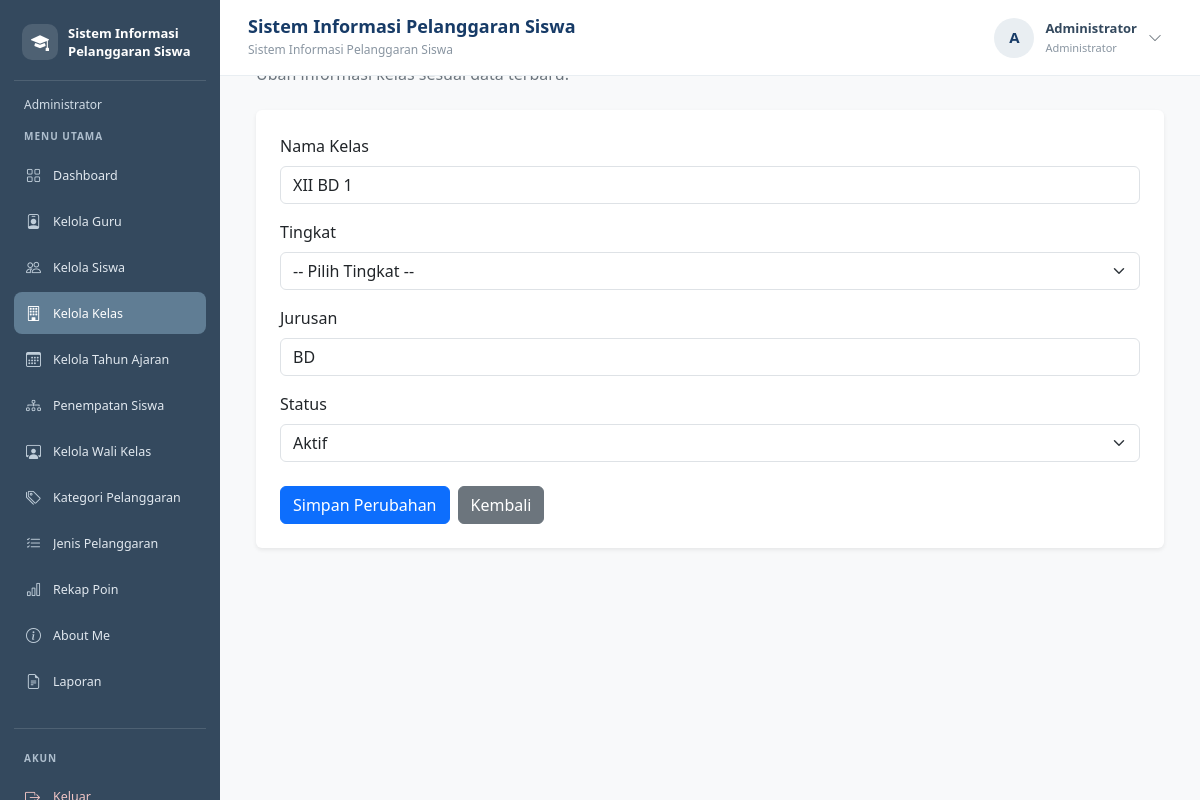
/edit_kelas.php?id=48 (signed in), run on the app's committed database.
### tables this page shows
CREATE TABLE `t_kelas` (
  `id` int(11) NOT NULL,
  `nama` varchar(100) NOT NULL,
  `tingkat` varchar(20) NOT NULL,
  `jurusan` varchar(100) NOT NULL,
  `status_aktif` tinyint(1) NOT NULL,
  `created_at` timestamp NULL DEFAULT current_timestamp(),
  `updated_at` timestamp NULL DEFAULT current_timestamp()
);

### edit_kelas.php (the view, shortened to what this page needs)
<?php
include "config/koneksi.php";
$id = isset($_GET['id']) ? (int) $_GET['id'] : 0;
$stmt = mysqli_prepare(
    $koneksi,
    "SELECT id, nama, tingkat, jurusan, status_aktif
     FROM t_kelas
     WHERE id = ?"
);
mysqli_stmt_bind_param($stmt, "i", $id);
mysqli_stmt_execute($stmt);
$hasil = mysqli_stmt_get_result($stmt);
$kelas = mysqli_fetch_assoc($hasil);
$nama = $kelas['nama'];
$jurusan = $kelas['jurusan'];
$status_aktif = (string) $kelas['status_aktif'];
?>
<!DOCTYPE html>
<html lang="id">
<head>
    <link href="https://cdn.jsdelivr.net/npm/bootstrap@5.3.8/dist/css/bootstrap.min.css"
          rel="stylesheet">
</head>
<body class="bg-light">
<?php include "includes/sidebar.php"; ?>
<?php include "includes/navbar.php"; ?>
<div class="konten-utama">
    <div class="container-fluid">
        <div class="mb-4">
            <h3 class="fw-bold mb-1">Edit Data Kelas</h3>
            <p class="text-secondary mb-0">
            </p>
        </div>
        <div class="card border-0 shadow-sm">
            <div class="card-body p-4">
                <form method="POST">
                    <div class="mb-3">
                        <label for="nama" class="form-label">Nama Kelas</label>
                        <input
                            type="text"
                            name="nama"
                            id="nama"
                            class="form-control"
                            value="<?= htmlspecialchars($nama) ?>"
                            required
                        >
                    </div>
                    <div class="mb-3">
                        <label for="tingkat" class="form-label">Tingkat</label>
                        <select name="tingkat" id="tingkat"
                                class="form-select" required>
                            <option value="">-- Pilih Tingkat --</option>
                        </select>
                    </div>
                    <div class="mb-3">
                        <label for="jurusan" class="form-label">Jurusan</label>
                        <input
                            type="text"
                            name="jurusan"
                            id="jurusan"
                            class="form-control"
                            value="<?= htmlspecialchars($jurusan) ?>"
                            required
                        >
                    </div>
                    <div class="mb-4">
                        <label for="status_aktif" class="form-label">Status</label>
                        <select name="status_aktif" id="status_aktif"
                                class="form-select" required>
                            <option value="1" <?= $status_aktif === '1' ? 'selected' : '' ?>>
                                Aktif
                            </option>
                        </select>
                    </div>
                    <div class="d-flex gap-2">
                        <button type="submit" class="btn btn-primary">
                            Simpan Perubahan
                        </button>
                        <a href="kelas.php" class="btn btn-secondary">
                            Kembali
                        </a>
                    </div>
                </form>
            </div>
        </div>
    </div>
</div>
</body>
</html>

### edit_kelas.php (style rules this page uses)
.konten-utama { margin-left: 220px; width: calc(100% - 220px); min-height: 100vh; padding: 24px; box-sizing: border-box; }

### data on the page
t_kelas: nama "XII BD 1", jurusan "BD", status_aktif "Aktif"

### other printed values
$labelRole "Administrator"
$menu[0] "Dashboard"
$menu[0] "Kelola Guru"
$menu[0] "Kelola Siswa"
$menu[0] "Kelola Kelas"
$menu[0] "Kelola Tahun Ajaran"
$menu[0] "Penempatan Siswa"
$menu[0] "Kelola Wali Kelas"
$menu[0] "Kategori Pelanggaran"
$menu[0] "Jenis Pelanggaran"
$menu[0] "Rekap Poin"
$menu[0] "About Me"
$menu[0] "Laporan"
$judulNavbar "Sistem Informasi Pelanggaran Siswa"
$inisial "A"
